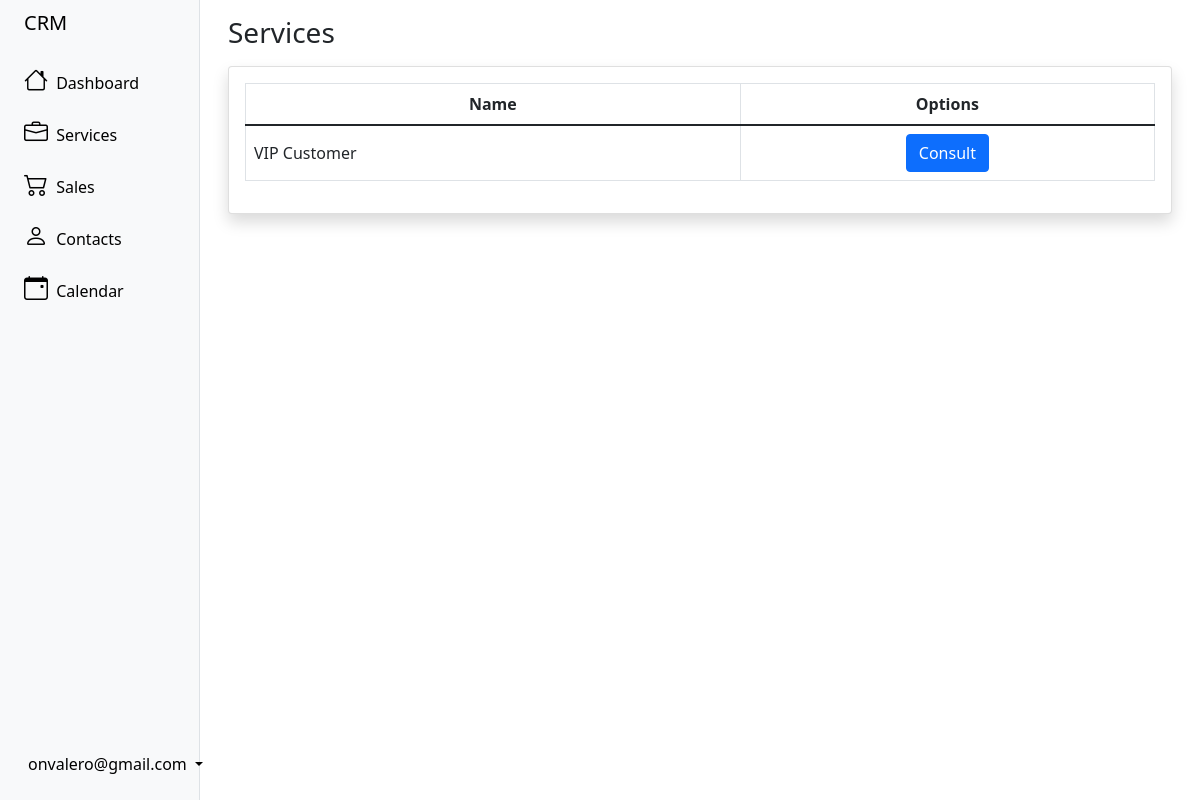
Before: /sales/service/ (signed in) with the older database file.
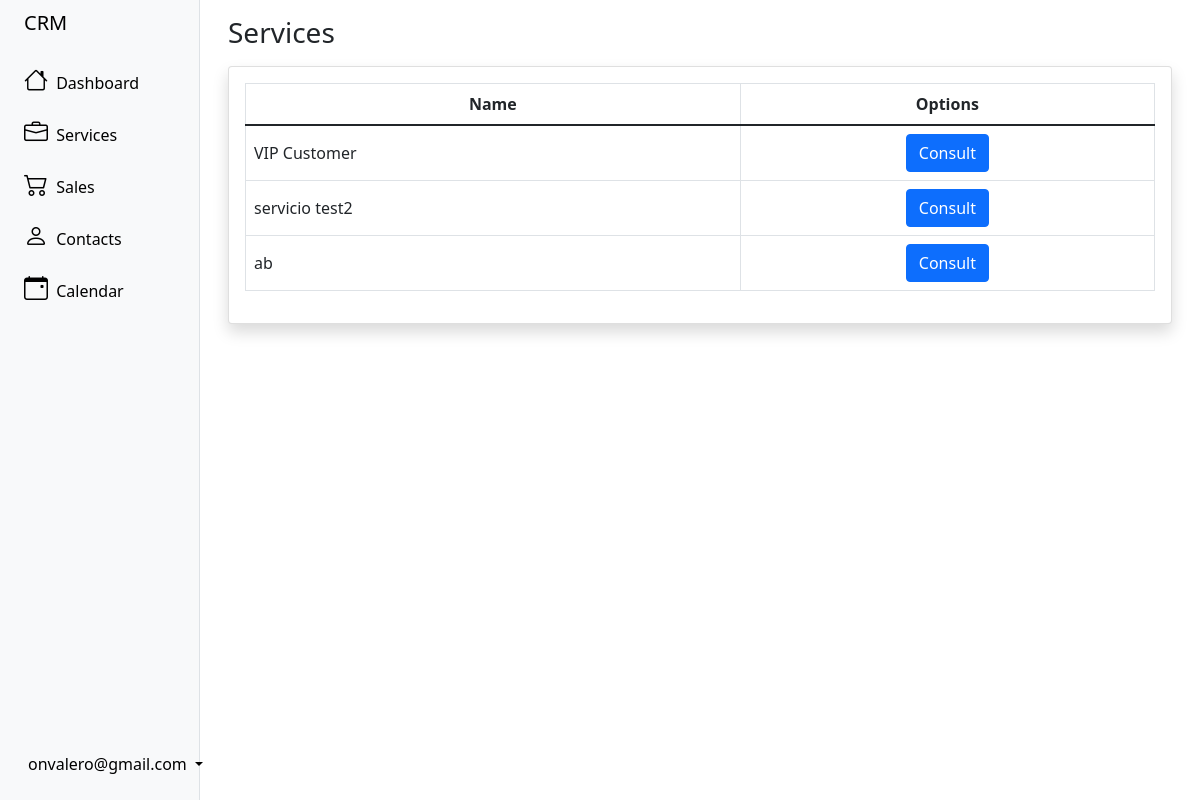
After: the same page with the newer database file.
### sales/models.py (models this page shows, shortened)
class Service(models.Model):
	name = models.CharField(max_length=100, unique=True)
	service_description = models.TextField()
	service_description_agreement = models.TextField()
	status = models.BooleanField()

### sales/views.py (the view)
# urls.py: path('service/', service, name='service'),
@login_required
def service(request):
    context = Service.objects.filter(status= True)
    return render(request, 'services/services.html', {'context': context})

### user/models.py (called while the page is built)
	@property
	def is_staff(self):
		return self.admin_user

### templates/services/services.html (shortened to what this page needs)
{% extends 'sidebar.html' %}
{% block content %}
<div class="container-fluid px-3 mt-3">
    <h1 class="h3 mb-3 text-gray-800">Services</h1>
    <div class="card shadow mb-4">
        <div class="card-body">
            <div class="table-responsive">
                <table class="table table-bordered" id="dataTable" width="100%" cellspacing="0">
                    <thead>
                        <tr>
                            <th>
                                <div class="d-flex justify-content-center align-items-center">
                                    Name
                                </div>
                            </th>
                            <th>
                                <div class="d-flex justify-content-center align-items-center">
                                    Options
                                </div>
                            </th>
                        </tr>
                    </thead>
                    <tbody>
                        {% if context %}
                        {% for row in context %}
                        <tr>
                            <td class="align-middle">{{row.name}}</td>
                            <td>
                                <div class="d-flex justify-content-center align-middle gap-2">
                                    <a href="{% url 'viewService' row.id %}" class="btn btn-primary">
                                        Consult
                                    </a>
                                </div>
                            </td>
                        </tr>
                        {% endfor %}
                        {% endif %}
                    </tbody>
                </table>
            </div>
        </div>
    </div>
</div>
{% endblock content %}

Changed rows visible on the page:
added Service: name "servicio test2"
added Service: name "ab"
